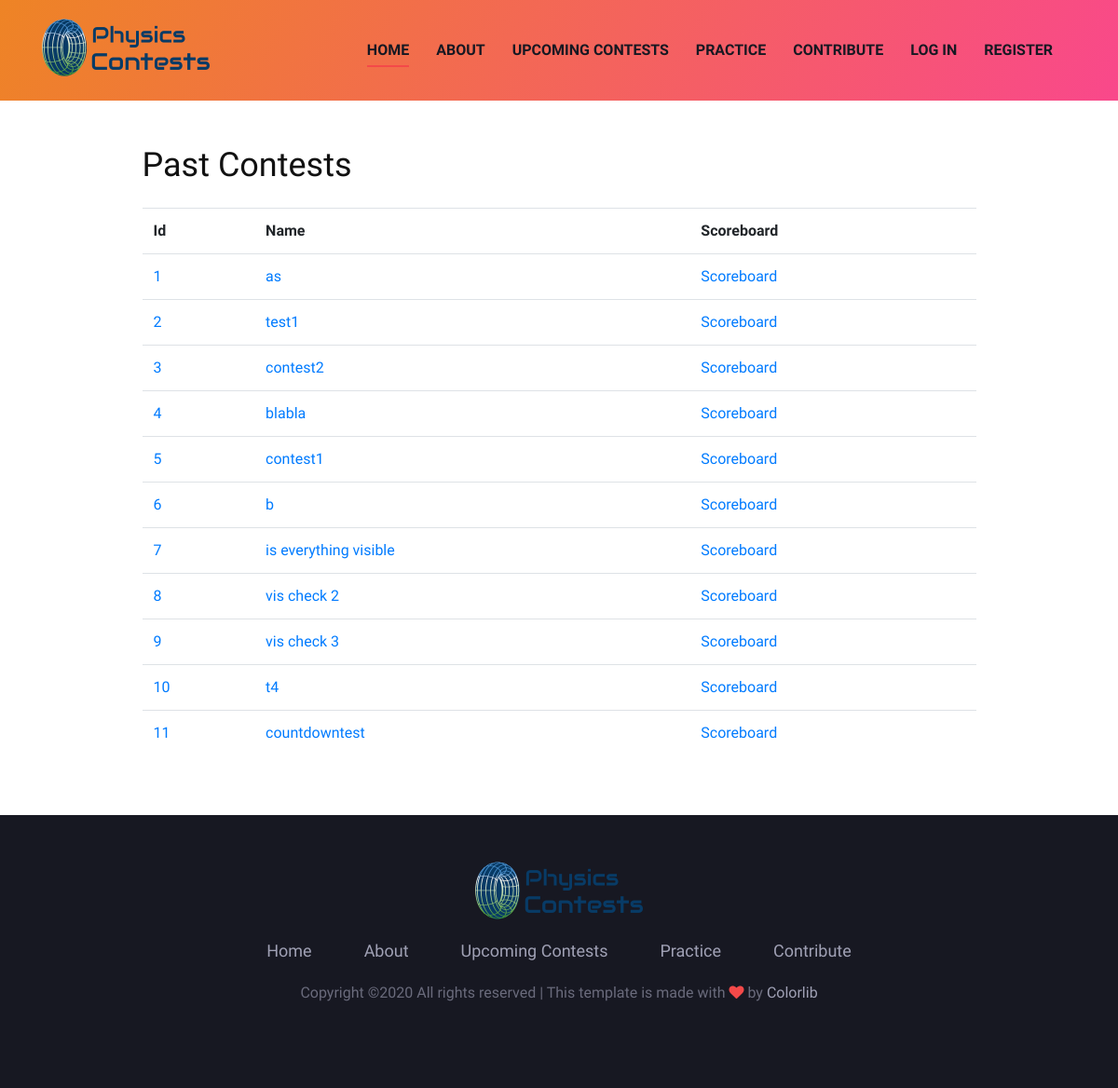
Page /past_contests on the committed database.
### physicscontests/models.py (models this page shows)
class Contest(db.Model):
	id = db.Column(db.Integer,primary_key=True)
	name = db.Column(db.String(40), unique=True, nullable=False, default=f"Physicscontest #{id}")
	description = db.Column(db.Text)
	start = db.Column(db.DateTime, nullable=False)
	end = db.Column(db.DateTime, nullable=False)
	tasks = db.relationship('Task', backref='contest')
	creator_id = db.Column(db.Integer, db.ForeignKey('user.id'))

### physicscontests/routes.py (the view)
@app.route("/past_contests")
def past_contests():
	contests = Contest.query.filter(Contest.end <= datetime.utcnow()).all()
	return render_template("past_contests.html", contests=contests)

### physicscontests/__init__.py (called while the page is built)
def get_important_announcements():#should only be triggered once if there is something important
	announcements = []
	return announcements

def get_running_contests():
	contests_running = Contest.query.filter(Contest.start <= datetime.utcnow()).filter(Contest.end > datetime.utcnow()).all()
	return contests_running

def get_finished_contests():
	contests_finished = Contest.query.filter(Contest.end <= datetime.utcnow()).filter(Contest.end > datetime.utcnow() - timedelta(hours=1)).all()
	return contests_finished

### physicscontests/templates/past_contests.html
{% extends 'base.html' %}
{% block body %}
<div class="container mt-5 mb-5">
	<div class="col-lg-10 center-form">
		<h2 class="mb-4">Past Contests</h2>
		<table class="table">
			<tr>
				<th scope="col">Id</th>
				<th scope="col">Name</th>
				<th scope="col">Scoreboard</th>
			</tr>
			{% for contest in contests %}
				<tr>
					<td><a href="/contests/{{ contest.id }}">{{ contest.id }}</a></td>
					<td><a href="/contests/{{ contest.id }}">{{ contest.name }}</a></td>
					<td><a href="{{ url_for('contest_scoreboard', contestID=contest.id) }}">Scoreboard</a></td>
				</tr>
			{% endfor %}
		</table>
	</div>
</div>
{% endblock %}

### physicscontests/static/css/style.css (style rules this page uses)
.center-form { margin-left: auto; margin-right: auto; }
html, body { height:100%; margin:0; }
body { display:flex; flex-direction:column; }
html, body { height: 100%; font-family: "Work Sans", sans-serif; -webkit-font-smoothing: antialiased; font-smoothing: antialiased; }
h1, h2, h3, h4, h5, h6 { margin: 0; color: #111111; font-weight: 400; font-family: "Work Sans", sans-serif; }
h2 { font-size: 36px; }

### rows in the picture
Contest: id "1", name "as"
Contest: id "2", name "test1"
Contest: id "3", name "contest2"
Contest: id "4", name "blabla"
Contest: id "5", name "contest1"
Contest: id "6", name "b"
Contest: id "7", name "is everything visible"
Contest: id "8", name "vis check 2"
Contest: id "9", name "vis check 3"
Contest: id "10", name "t4"
Contest: id "11", name "countdowntest"
